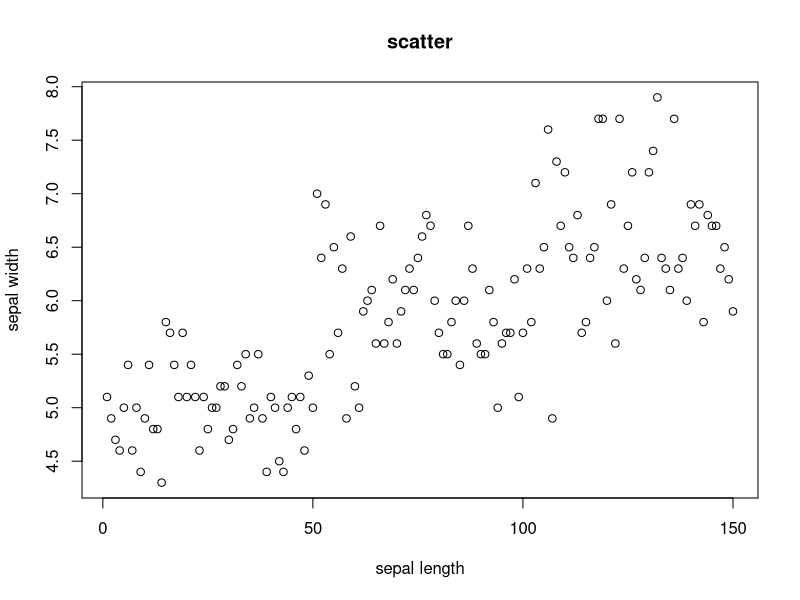
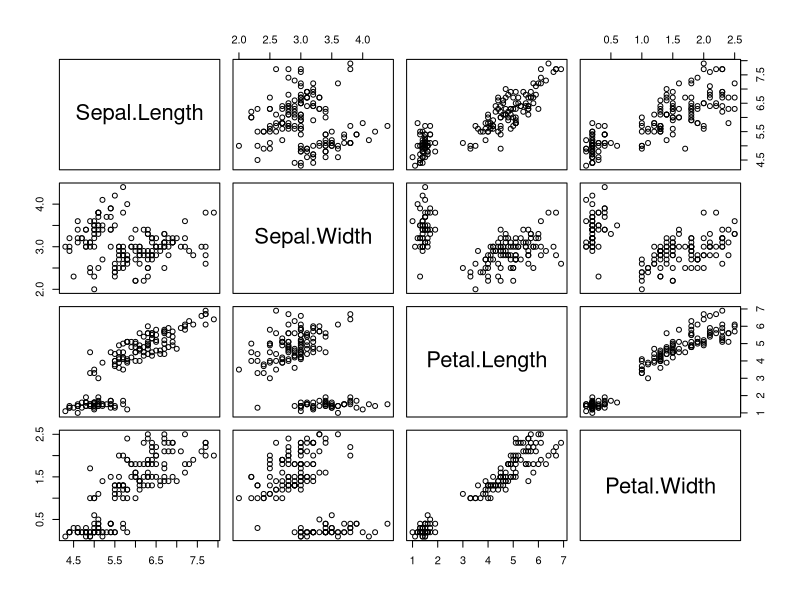

Recreate these plots in R, in order.
head(iris)
plot(x = iris$Sepal.Length, y = iris$Sepal.Eidth, xlab = "sepal length", 
     ylab = "sepal width", main = "scatter")
cor(iris[,-5])
pairs(iris[,-5])

